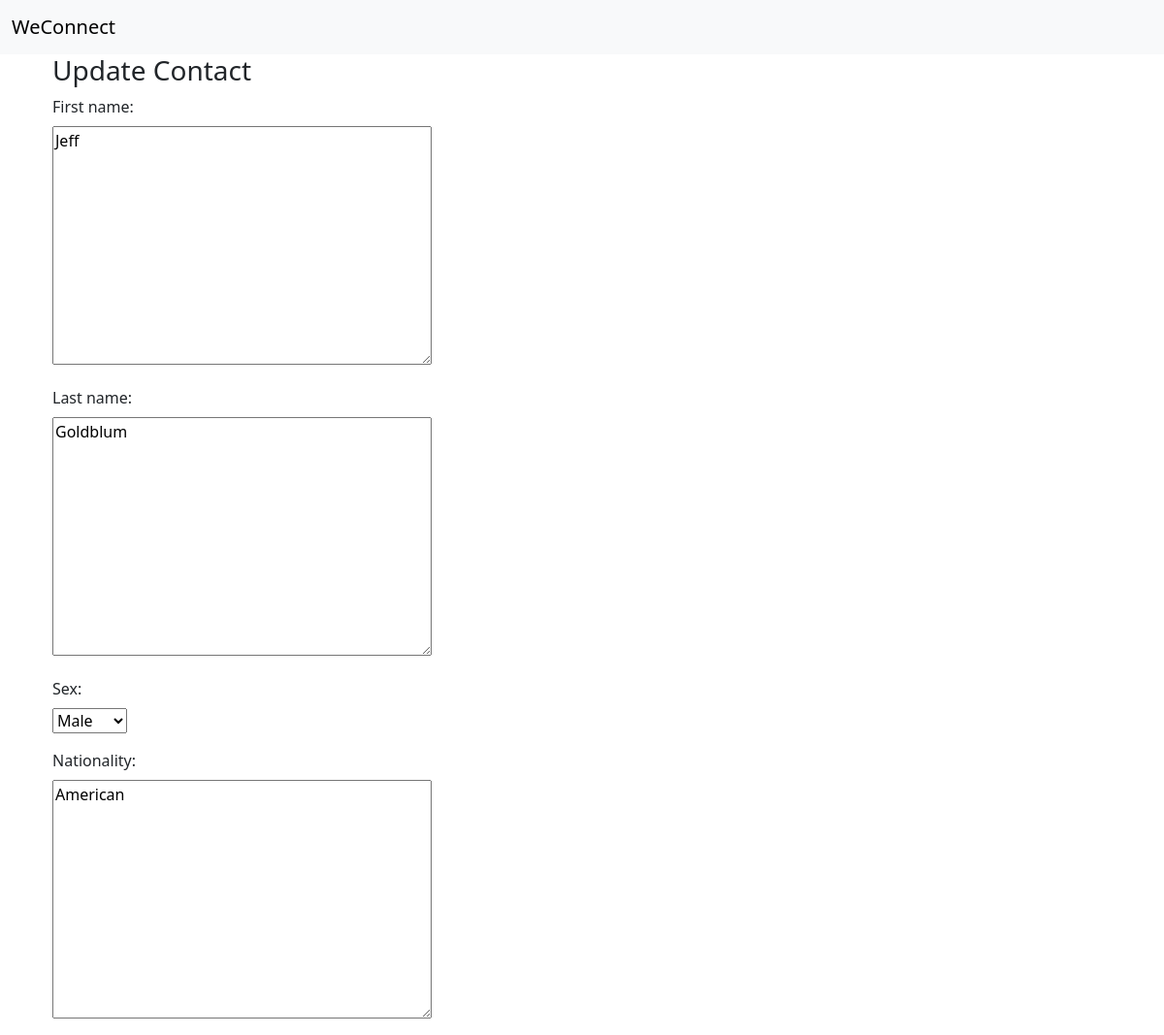
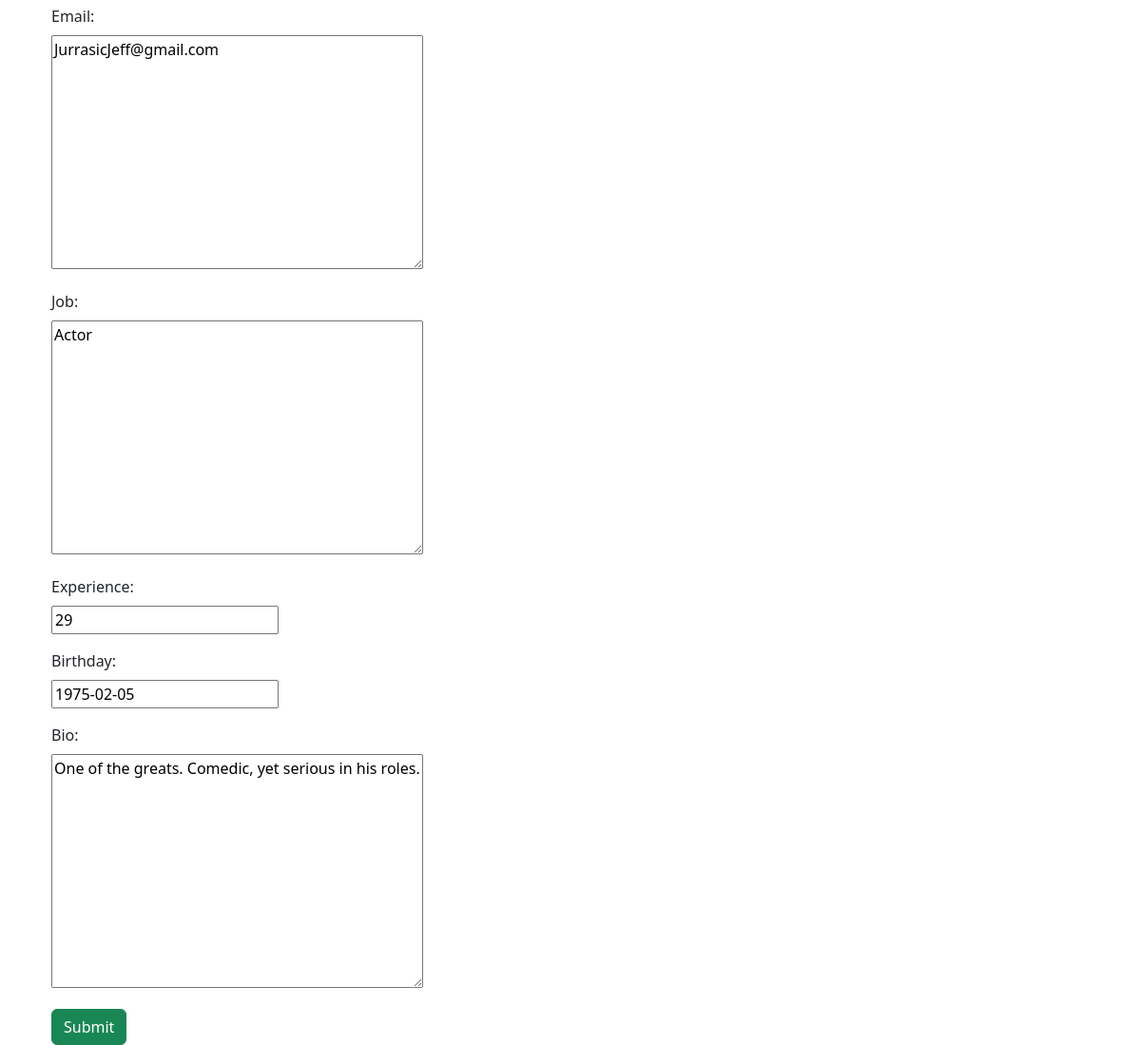
/contacts/update/2, run on the app's committed database (2 pictures, top to bottom).
### contacts/models.py (models this page shows, shortened)
class Contact(models.Model):
    first_name = models.TextField(max_length=200, default="")
    last_name = models.TextField(max_length=200, default="")
    SEX_CHOICES = (
        ("M", "Male"),
        ("F", "Female")
    )
    sex = models.CharField(
        max_length=1,
        choices=SEX_CHOICES)
    nationality = models.TextField(max_length=200, default="")
    email = models.TextField(max_length=500, default="")
    job = models.TextField(max_length=200, default="")
    experience = models.IntegerField(default=0)
    birthday = models.DateField(null=True)
    bio = models.TextField(
        default='TBA',
        max_length=2000
    )
    user = models.ForeignKey(
        User,
        on_delete=models.CASCADE,
        null=True
    )

### contacts/views.py (the view)
# urls.py: path('update/<int:pk>', views.update_contact.as_view(), name='update_contact'),
class update_contact(generic.UpdateView):
    model = Contact
    fields = ['first_name', 'last_name', 'sex', 'nationality',
              'email', 'job', 'experience', 'birthday', 'bio']
    template_name = 'contacts/forms/update_contact.html'

### contacts/templates/contacts/forms/update_contact.html (shortened to what this page needs)
{% extends 'contacts/forms/base.html' %}
{% block body %}
<div class="container-fluid">
    <div class="row">
        <div class="col-sm-12 col-md-7">
            <div class="panel panel-default">
                <div class="panel-body">
                    <h3>Update Contact</h3>
                    <form class="" action="" method="post" enctype="multipart/form-data">
                        {% include 'contacts/forms/form_content.html' %}
                        <div class="form-group">
                            <div class="col-sm-offset-2 col-sm-10">
                                <button type="submit" class="btn btn-success">Submit</button>
                            </div>
                        </div>
                    </form>
                </div>
            </div>
        </div>
    </div>
</div>
{% endblock %}

### contacts/templates/contacts/forms/form_content.html (shortened to what this page needs)
{% for field in form %}
<div class="mb-3">
    <label class="form-label">{{ field.label_tag }}</label>
    <div class="col-sm-10">{{ field }}</div>
</div>
{% endfor %}

### data on the page
Contact: form "Jeff" "Goldblum" "Male" "American" "JurrasicJeff@gmail.com" "Actor" "29" "1975-02-05" "One of the greats. Comedic, yet serious in his roles."

### other printed values
{{ field.label_tag }} "First name:" "Last name:" "Sex:" "Nationality:" "Email:" "Job:" "Experience:" "Birthday:" "Bio:"
